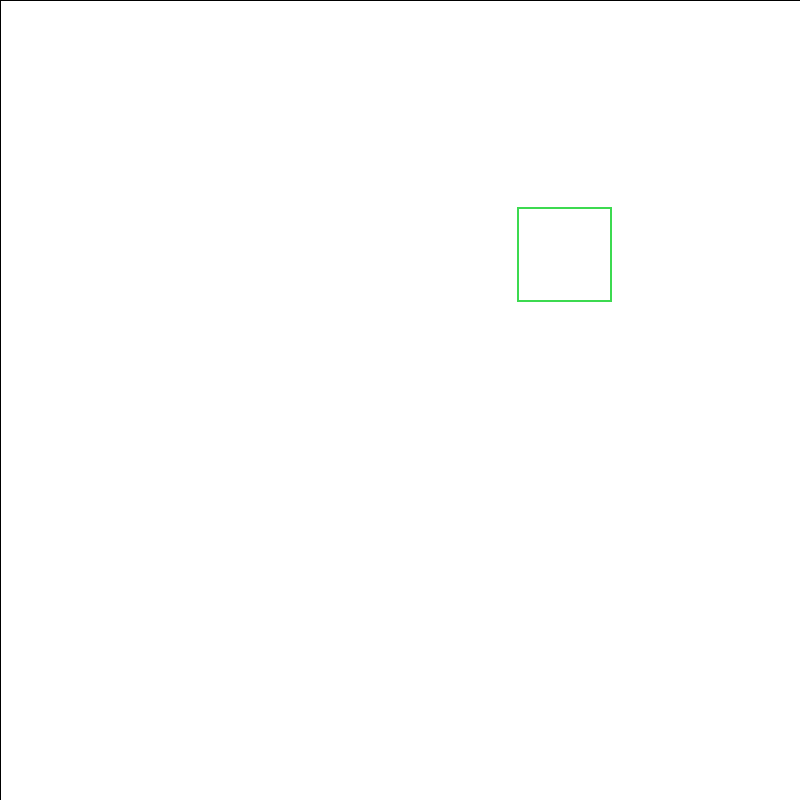
Frame 1 (no input)
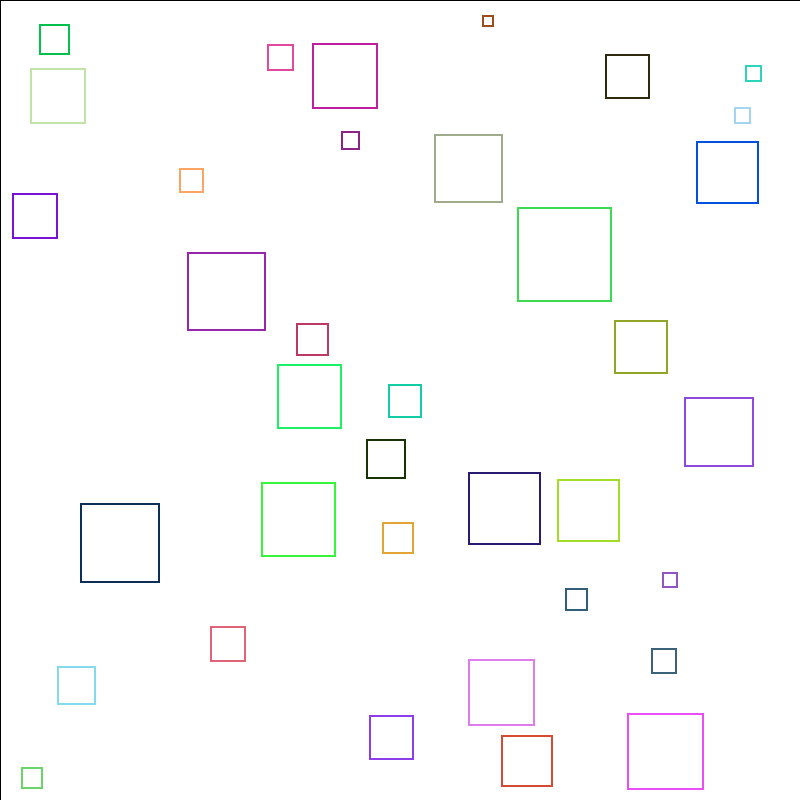
Frame 60 (the mouse pressed at the canvas centre just before this capture)
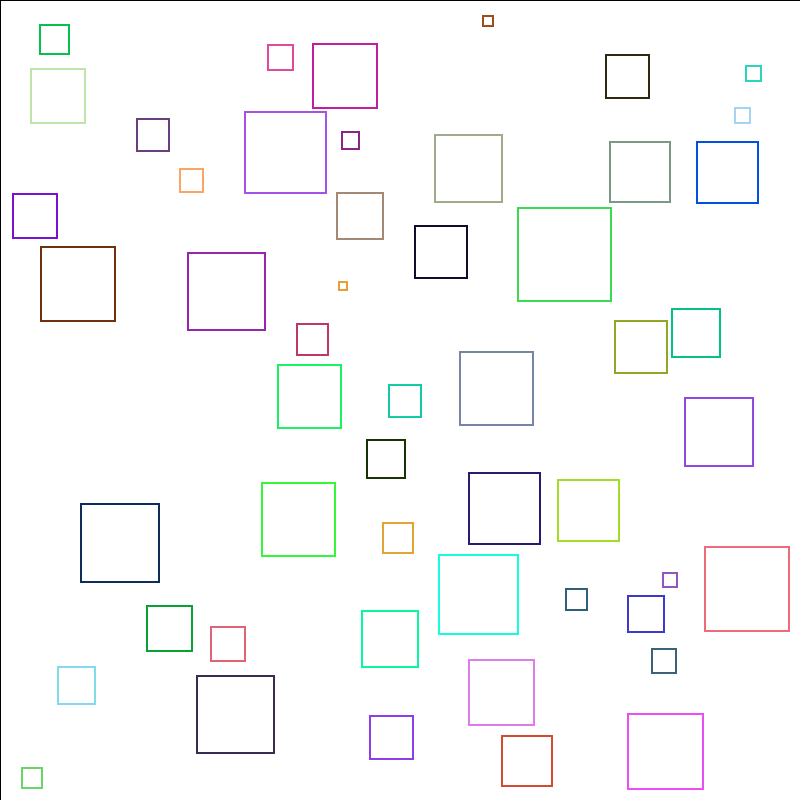
Frame 120 (the mouse held since frame 60 and released just before this capture)

The Processing sketch that drew these frames (run headless with seeded random() and noise(); from frame 60 on, the mouse is pressed at the canvas centre):

// Processing sketch: mangRinger
// ── mangRinger.pde
import java.util.ArrayList;
void setup() {
  frameRate(144);
  ringer = new ArrayList<Ring>();  
  size(800, 800);
  fill(bfarge);
  rect(0, 0, width, height);
  noStroke();
  loadPixels();
}

public color ranFarge(int rad) {
  float a = random(rad);
  float b = random(rad % 255);
  float c = random(rad % 255);

  return color(a);//, b, c);
}

public color ranFarge() {
  float a = random(255);
  float b = random(255);
  float c = random(255);

  color ret = color(a, b, c);

  if (a == 255 && b == 255 && c == 255) ret =  ranFarge();

  return ret;
}


ArrayList<Ring> ringer;
final int radFak = width;
int grense = 100;
int min = 10;
int nf = 2;
public color minGet(int x, int y) {
  //return pixels[y*width + x];
  return(get(x, y));
}
final color bfarge = color(255);
void draw() {
  //loadPixels();
  //updatePixels();

  int x = int(random(width));
  int y = int(random(height));
  int rad = int(random(min, radFak));
  color f = ranFarge();

  Ring ny = new Ring(x, y, rad, f);
  //venstre, over, høyre, under
  PImage img = get(ny.x, ny.y, ny.rad, ny.rad);
  for (int i = 0; i < img.width; i++) {
    for (int j = 0; j < img.height; j++) {
      if (img.get(i, j) != bfarge) return;
    }
  }
  ringer.add(ny); 
  ny.vis(); 

  Ring over = new Ring(x + nf, y + nf, rad - (2 * nf), bfarge); 
  over.vis();
}

void mouseClicked() {
  println(ringer.size());
}

class Ring {
  int x; 
  int y; 
  color farge; 
  int rad; 
  int dia; 
  Ring(int x, int y, int rad, color farge) {
    this.x = x; 
    this.y = y; 
    this.farge = farge; 
    this.rad =  rad; 
    this.dia = 2*rad;
  }

  void vis() {
    fill(this.farge); 
    //circle(x, y, rad);
    rect(x, y, rad, rad);
  }
}
